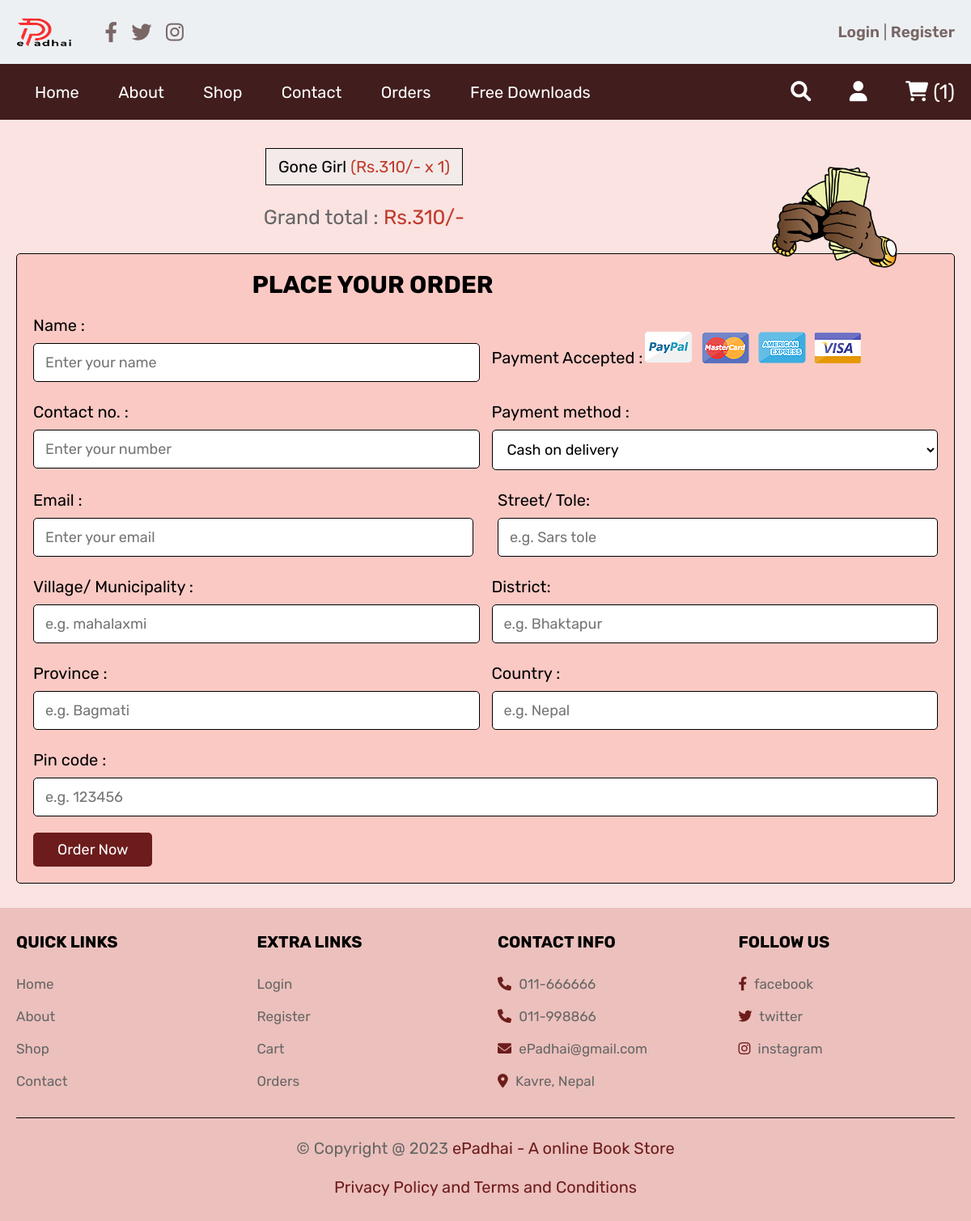
Screenshot of /checkout.php (signed in) with the database file from the repository.
### tables this page shows
CREATE TABLE `cart` (
  `id` int(100) NOT NULL,
  `user_id` int(100) NOT NULL,
  `name` varchar(100) NOT NULL,
  `price` int(100) NOT NULL,
  `quantity` int(100) NOT NULL,
  `image` varchar(100) NOT NULL
);

### checkout.php (the view, shortened to what this page needs)
<?php
include 'config.php';
$user_id = $_SESSION['user_id'];
?>
<!DOCTYPE html>
<html lang="en">
<head>
   <link rel="stylesheet" href="https://cdnjs.cloudflare.com/ajax/libs/font-awesome/6.0.0/css/all.min.css">
   <link rel="stylesheet" href="css/style.css">
</head>
<body>
<?php include 'header.php'; ?>
<section class="display-order">
<img src="images/money.gif" alt="" style="width:300px ; float:right;">
   <?php
      $grand_total = 0;
      $select_cart = mysqli_query($conn, "SELECT * FROM `cart` WHERE user_id = '$user_id'") or die('query failed');
      if(mysqli_num_rows($select_cart) > 0){
         while($fetch_cart = mysqli_fetch_assoc($select_cart)){
            $total_price = ($fetch_cart['price'] * $fetch_cart['quantity']);
            $grand_total += $total_price;
   ?>
   <p> <?php echo $fetch_cart['name']; ?> <span>(<?php echo 'Rs.'.$fetch_cart['price'].'/-'.' x '. $fetch_cart['quantity']; ?>)</span> </p>
   <?php
      }
   }else{
      echo '<p class="empty">Your cart is empty</p>';
   }
   ?>
   <div class="grand-total"> Grand total : <span>Rs.<?php echo $grand_total; ?>/-</span> </div>
</section>
<section class="checkout">
   <form action="" method="post">
      <h3>place your order</h3>
      <div class="flex">
         <div class="inputBox">
            <span>Name :</span>
            <input type="text" name="name" required placeholder="Enter your name">
         </div>
         <div class="inputBox" style="margin-top: 20px;">
                    <span>Payment Accepted :</span>
                    <img src="images/card_img.png" alt="">
                </div>
         <div class="inputBox">
            <span>Contact no. :</span>
            <input type="number" name="number" required placeholder="Enter your number">
         </div>
         <div class="inputBox">
            <span>Payment method :</span>
            <select name="method">
               <option value="Cash on delivery">Cash on delivery</option>
            </select>
         </div>
         <div class="inputBox">
            <span>Email :</span>
            <input type="email" name="email" required placeholder="Enter your email">
         </div>
<br>
         <div class="inputBox">
            <span>Street/ Tole:</span>
            <input type="text" name="street" required placeholder="e.g. Sars tole">
         </div>
         <div class="inputBox">
            <span>Village/ Municipality :</span>
            <input type="text" name="village" required placeholder="e.g. mahalaxmi">
         </div>
         <div class="inputBox">
            <span>District:</span>
            <input type="text" name="district" required placeholder="e.g. Bhaktapur">
         </div>
         <div class="inputBox">
            <span>Province :</span>
            <input type="text" name="province" required placeholder="e.g. Bagmati">
         </div>
         <div class="inputBox">
            <span>Country :</span>
            <input type="text" name="country" required placeholder="e.g. Nepal">
         </div>
         <div class="inputBox">
            <span>Pin code :</span>
            <input type="number" min="0" name="pin_code" required placeholder="e.g. 123456">
         </div>
      </div>
      <input type="submit" value="order now" class="btn" name="order_btn">
   </form>
</section>
<?php include 'footer.php'; ?>
</body>
</html>

### css/style.css (style rules this page uses)
:root { --purple:#6d1c1c; font-family: Poppins; color:#38201e; background-color:#fae3e1 ; --darkmint: #1bc478; --green: #077d48; --red:#c0392b; --orange:#FF7700; --black:#000000; --white:#fff; --light-color:#666; --light-white:#ccc; --light-bg:#f2ebe9; --border:.1rem solid var(--black); --box-shadow:0 .5rem 1rem rgba(0,0,0,.1); }
* { font-family: 'Rubik', sans-serif; margin:0; padding:0; box-sizing: border-box; outline: none; border:none; text-decoration: none; transition:all .2s linear; }
html { font-size: 62.5%; overflow-x: hidden; }
section { padding:3rem 2rem; }
.btn, .option-btn, .delete-btn, .white-btn { background-color: #aa4141; display: inline-block; margin-top: 1rem; padding:1rem 3rem; cursor: pointer; color:white; font-size: 1.8rem; border-radius: .5rem; text-transform: capitalize; }
.white-btn, .btn { background-color: #a25b5b; }
.btn { background-color:var(--purple); }
.display-order { max-width: 1200px; margin: 0 auto; text-align: center; padding-bottom: 0; }
.display-order p { background-color: var(--light-bg); color:var(--black); font-size: 2rem; padding:1rem 1.5rem; border:var(--border); display: inline-block; margin:.5rem; }
.display-order p span { color:var(--red); }
.display-order .grand-total { margin-top: 2rem; font-size: 2.5rem; color:var(--light-color); }
.display-order .grand-total span { color:var(--red); }
.checkout form { max-width: 1200px; padding:2rem; margin:0 auto; border:var(--border); border-radius: .5rem; }
.checkout form h3 { text-align: center; margin-bottom: 2rem; color:var(--black); text-transform: uppercase; font-size: 3rem; }
.checkout form .flex { display: flex; flex-wrap: wrap; gap:1.5rem; }
.checkout form .flex .inputBox { flex:1 1 40rem; }
.checkout form .flex span { font-size: 2rem; color:var(--black); }
.checkout form .flex select, .checkout form .flex input { border:var(--border); width: 100%; border-radius: .5rem; width: 100%; background-color: var(--white); padding:1.2rem 1.4rem; font-size: 1.8rem; margin:1rem 0; }
@media screen and (min-width : 768px) { section { grid-template-columns: 1fr 1fr; } }
@media screen and (min-width : 990px) { section { grid-template-columns: 1fr 1fr 1fr; } }

### checkout.php (style rules this page uses)
.checkout form { background-color:#fac9c4; }

### rows the page displays
cart: name "Gone Girl", price "310", quantity "1"

### other values shown
$cart_rows_number "1"
$grand_total "310"
